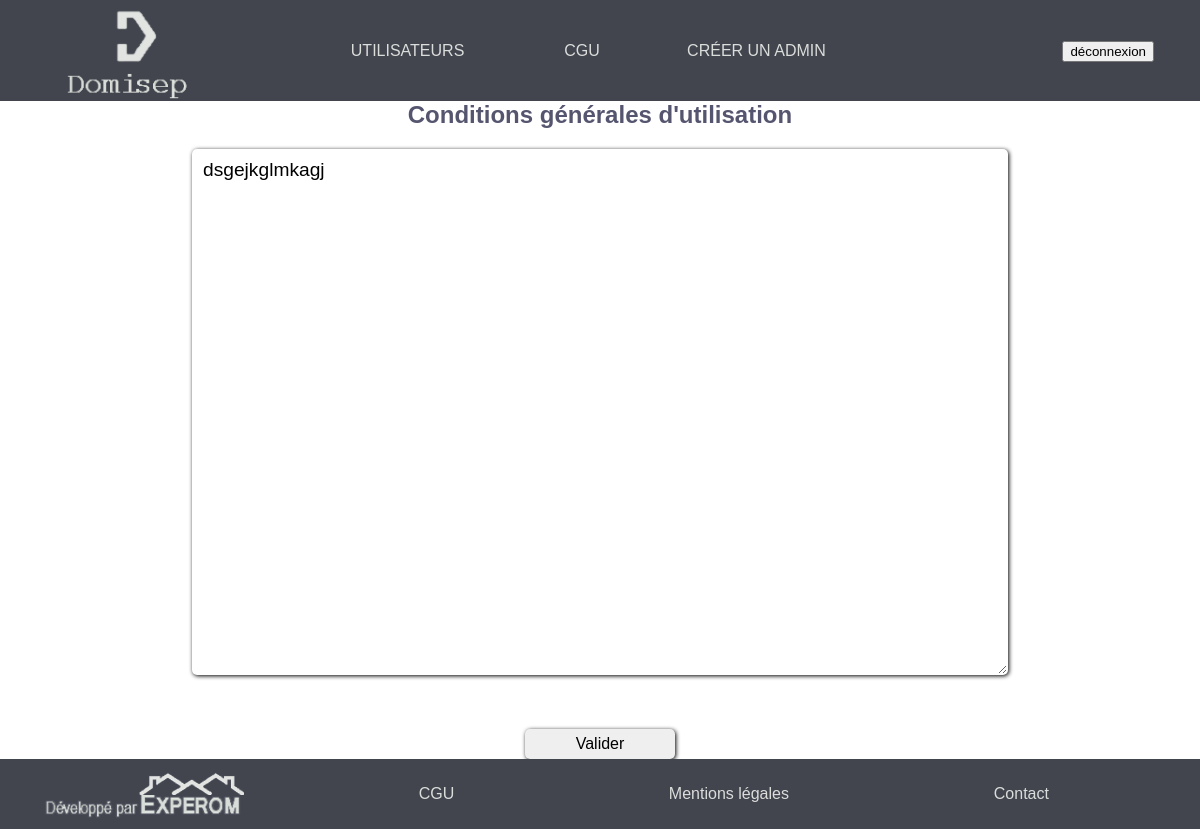
Before: /admin/cgu-editer (signed in) with the older database file.
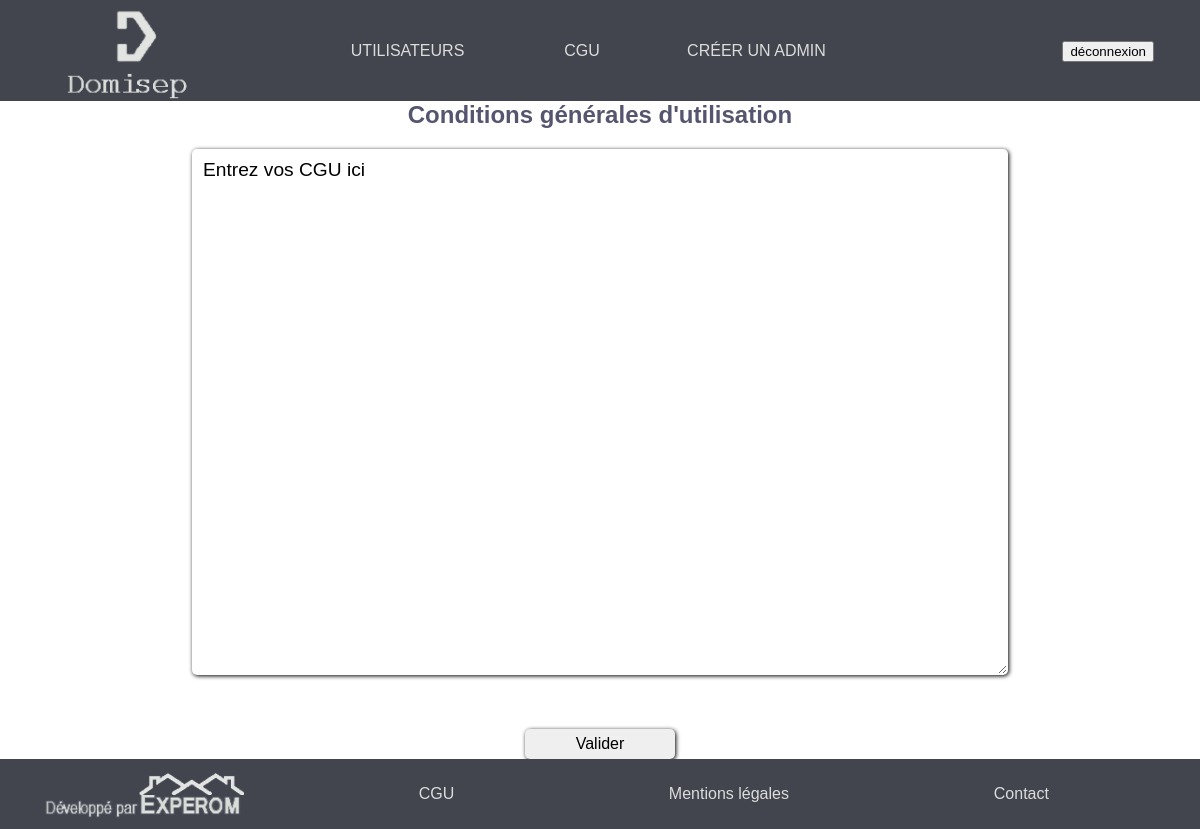
After: the same page with the newer database file.
### tables this page shows
CREATE TABLE `cgu` (
  `ID` int(11) NOT NULL,
  `text` text NOT NULL,
  `last_update` date NOT NULL,
  `last_admin` varchar(255) NOT NULL
);

### controller/back-office/cgu.php (called while the page is built, shortened)
<?php
$tableau = array('typeDeRequete'=>'select', 'table'=>'cgu','param'=>array('ID'=>1));
$dataCGU = requeteDansTable($db,$tableau);
include('vue/back-office/cgu-BO.php');

### modele/general.php (called while the page is built, shortened)
<?php
function securite($tableau)
{
    $tableauEntitiesAndCrypt = array();
    foreach ($tableau['param'] as $key => $value) {
        if ($key == 'mdp') {
            $tableauEntitiesAndCrypt[$key] = 'cocos_'.md5($value);
        } else {
            $tableauEntitiesAndCrypt[$key] = htmlentities($value);
        }
    }
    unset($tableau['param']);
    $tableau['param'] = $tableauEntitiesAndCrypt;
    return $tableau;
}
function requeteDansTable($db,$tableau){
    $tableau = securite($tableau);
    if ($tableau['typeDeRequete'] == "select") {
        $tableau = implodeChampsValues($tableau);
        $query = 'SELECT * FROM '.$tableau['table'].' WHERE '.$tableau['champsValues'];
    }
    $param = $tableau['param'];
    $requete = $db->prepare($query);
    $requete->execute($param);
    $tableauDonnees = array();
    if ($tableau['typeDeRequete'] == "select") {
        while ($donnees = $requete -> fetch()) {
            $tableauDonnees[] = $donnees;
        }
        return $tableauDonnees;
    }
}
function implodeChampsValues($tableau)
{
    if ($tableau['typeDeRequete'] == 'insert') {
        $tableauChamps = array();
        $tableauValues = array();
        foreach ($tableau["param"] as $key => $values) {
            if ($key == 'dateInscription') {
                $tableauValues[] = 'NOW()';
            } else {
                $tableauValues[] = ':' . $key;
            }
        }
        $tableauValues = implode(', ', $tableauValues);
        foreach ($tableau["param"] as $key => $values) {
            $tableauChamps[] = $key;
        }
        $tableauChamps = implode(', ', $tableauChamps);
        $tableau['champs'] = $tableauChamps;
        $tableau['values'] = $tableauValues;
        unset($tableau['param']['dateInscription']);
        return $tableau;
    }
    else if ($tableau['typeDeRequete'] == 'select' or $tableau['typeDeRequete'] == 'delete') {
        $tableauChampsValues = array();
        foreach ($tableau['param'] as $key => $value) {
            $tableauChampsValues[] = $key . '=:' . $key;
        }
        $tableauChampsValues = implode(' AND ',$tableauChampsValues);
        $tableau['champsValues']  = $tableauChampsValues;
        return $tableau;
    }
}
?>

### vue/back-office/cgu-BO.php (the view, shortened to what this page needs)
<?php
include("vue/back-office/header.php");
include("vue/back-office/footer.php");
?>
    <section id="cgu-BO">
        <div id="cgu">
            <h1>Conditions générales d'utilisation</h1>
            <form action="/admin/cgu-editer/creation" method="post">
                <textarea align="left" name="cgu" cols="70" rows="25" autofocus placeholder=><?= isset($dataCGU[0]['text'])?$dataCGU[0]['text']:"" ?></textarea>
                <input type="submit" value="Valider">
            </form>
        </div>
    </section>
<?php
include("gabarit.php");

Changed rows visible on the page:
changed cgu: cgu "dsgejkglmkagj" → "Entrez vos CGU ici"
